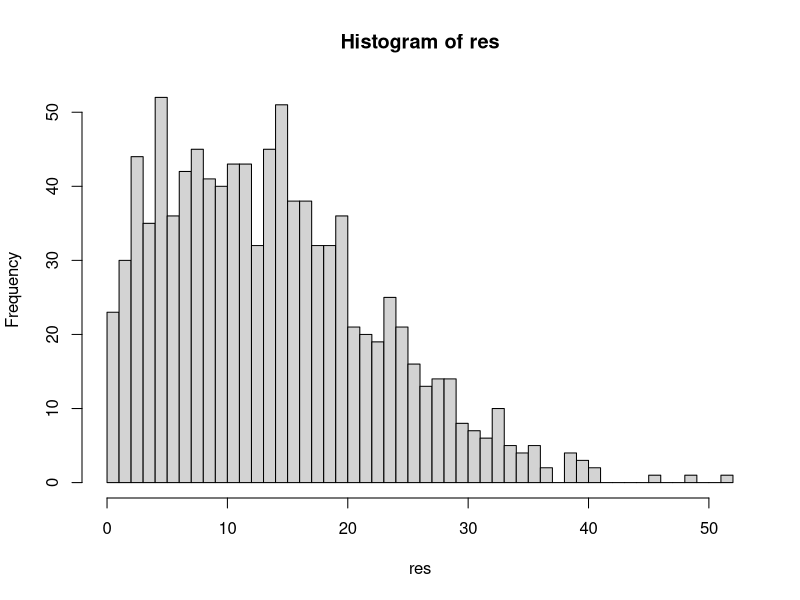
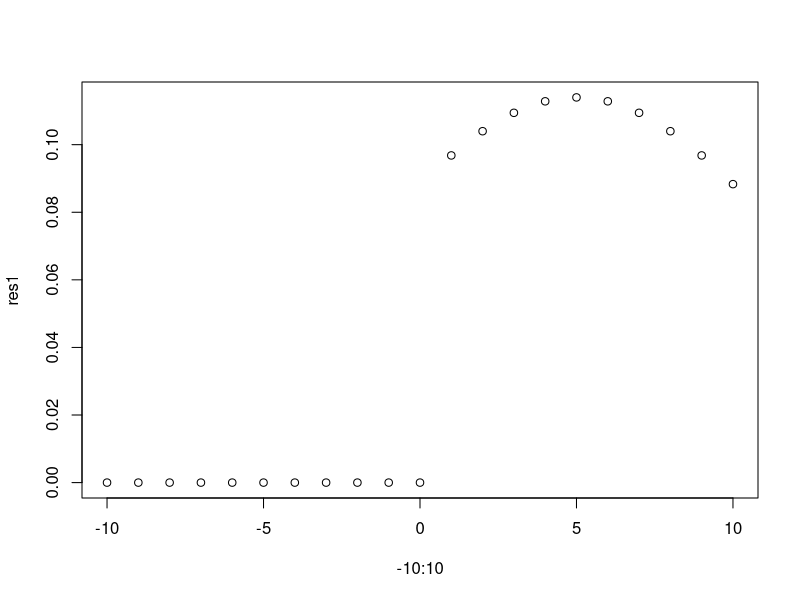

Reproduce these figures in R, in order.
## ---- chunk 1
knitr::opts_chunk$set(echo = TRUE)
## ---- chunk 2
rmytnorm <- function(n,mean = 0,sd = 1){
  # Samples the normal distribution until n positive numbers are returned
  # Arguments:
  #  - n - number of samples 
  #  - mean - mean
  #  - sd - standard deviation
  if(typeof(n)!="double"){
    stop("n should be an integer")
  }
  vec = c()
  while(length(vec)<n){
    c = rnorm(1,mean,sd)
    if(c > 0){
      vec = c(c,vec)
    }
  }
  return(vec)
}

dmytnorm <- Vectorize(function(x, mean = 0, sd = 1, lo = F){
  # Returns the density value for x and zero if x is negative
  # Arguments:
  #  - n - number of samples 
  #  - mean - mean
  #  - sd - standard deviation
  c = 0 # result
  k = dnorm(x = x,mean,sd, log = lo) 
  if(x > 0){
    c = k*2 # rescale so that the area under the curve is zero.
  }

  return(c)
},c("x"))
## ---- chunk 3
res = rmytnorm(1000,mean = 10,sd = 12)
head(res)
hist(res, breaks = 50)
## ---- chunk 4
res1 = dmytnorm(-10:10,mean = 5, sd = 7)
res1
plot(-10:10,res1)
#area under the curve
integrate(dmytnorm,upper = 10, lower = -10)
